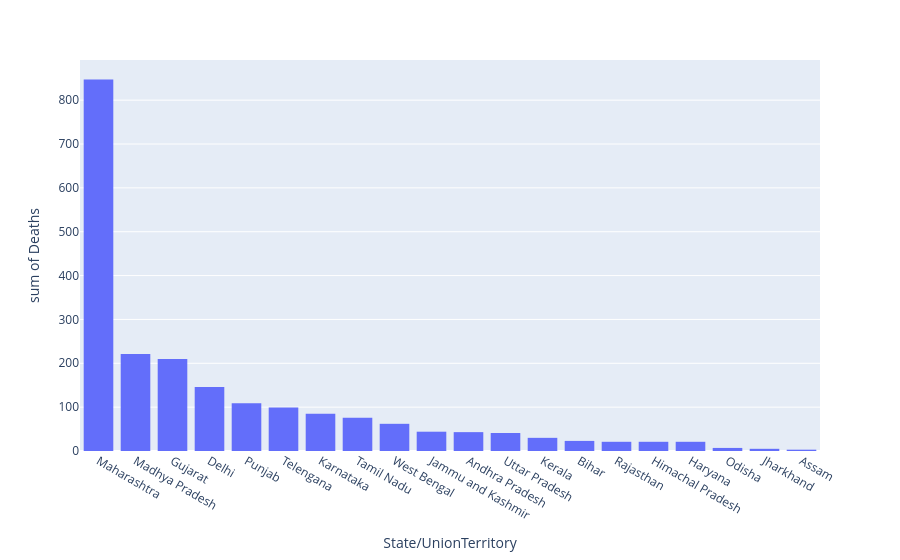

Write notebook code for a chart like this one.
### Code cell
px.histogram(data_frame=state_df,x=state_df['State/UnionTerritory'],y=state_df['Deaths'])

### Figure 1 — Plotly figure (JSON) as saved in the notebook; plotly's stock layout.template omitted (floating-point values rounded to 4 significant figures)
{"data": [{"bingroup": "x", "histfunc": "sum", "hovertemplate": "State/UnionTerritory=%{x}<br>sum of Deaths=%{y}<extra></extra>", "legendgroup": "", "marker": {"color": "#636efa", "pattern": {"shape": ""}}, "name": "", "orientation": "v", "showlegend": false, "type": "histogram", "x": ["Maharashtra", "Madhya Pradesh", "Gujarat", "Delhi", "Punjab", "Telengana", "Karnataka", "Tamil Nadu", "West Bengal", "Jammu and Kashmir", "Andhra Pradesh", "Uttar Pradesh", "Kerala", "Bihar", "Rajasthan", "Himachal Pradesh", "Haryana", "Odisha", "Jharkhand", "Assam", "Tripura", "Unassigned", "Uttarakhand", "Andaman and Nicobar Islands", "Puducherry", "Nagaland", "Mizoram", "Manipur", "Goa", "Chhattisgarh", "Chandigarh", "Arunachal Pradesh", "Ladakh"], "xaxis": "x", "y": [847, 221, 210, 146, 109, 99, 85, 76, 62, 44, 43, 41, 30, 23, 21, 21, 21, 7, 5, 3, 0, 0, 0, 0, 0, 0, 0, 0, 0, 0, 0, 0, 0], "yaxis": "y"}], "layout": {"barmode": "relative", "legend": {"tracegroupgap": 0}, "margin": {"t": 60}, "xaxis": {"anchor": "y", "domain": [0, 1], "title": {"text": "State/UnionTerritory"}}, "yaxis": {"anchor": "x", "domain": [0, 1], "title": {"text": "sum of Deaths"}}}}
